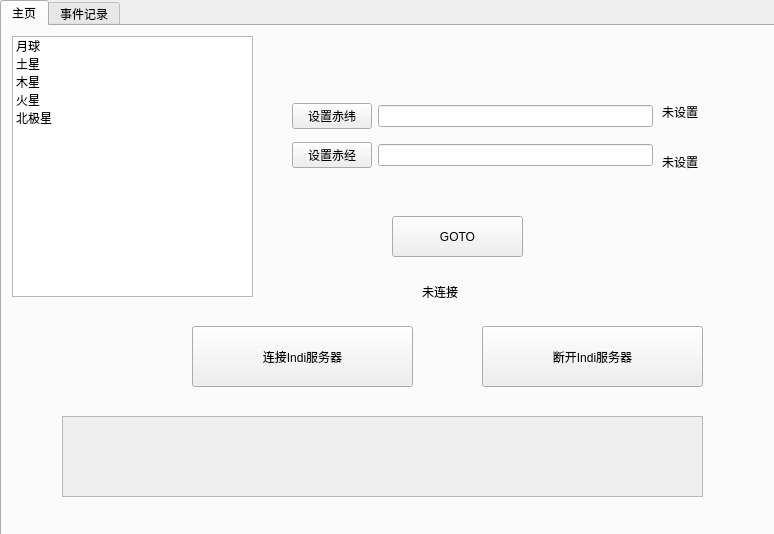
<?xml version="1.0" encoding="UTF-8"?>
<ui version="4.0">
 <class>Form</class>
 <widget class="QWidget" name="Form">
  <property name="geometry">
   <rect>
    <x>0</x>
    <y>0</y>
    <width>774</width>
    <height>534</height>
   </rect>
  </property>
  <property name="windowTitle">
   <string>寻星系统</string>
  </property>
  <widget class="QTabWidget" name="SButton_JingD">
   <property name="geometry">
    <rect>
     <x>0</x>
     <y>0</y>
     <width>1261</width>
     <height>671</height>
    </rect>
   </property>
   <property name="sizePolicy">
    <sizepolicy hsizetype="Expanding" vsizetype="Expanding">
     <horstretch>0</horstretch>
     <verstretch>0</verstretch>
    </sizepolicy>
   </property>
   <property name="tabPosition">
    <enum>QTabWidget::North</enum>
   </property>
   <property name="currentIndex">
    <number>0</number>
   </property>
   <widget class="QWidget" name="home">
    <attribute name="title">
     <string>主页</string>
    </attribute>
    <widget class="QPushButton" name="HButton_Server">
     <property name="geometry">
      <rect>
       <x>190</x>
       <y>300</y>
       <width>221</width>
       <height>61</height>
      </rect>
     </property>
     <property name="text">
      <string>连接Indi服务器</string>
     </property>
    </widget>
    <widget class="QPushButton" name="HButton_Server_dis">
     <property name="geometry">
      <rect>
       <x>480</x>
       <y>300</y>
       <width>221</width>
       <height>61</height>
      </rect>
     </property>
     <property name="text">
      <string>断开Indi服务器</string>
     </property>
    </widget>
    <widget class="QWidget" name="verticalLayoutWidget_4">
     <property name="geometry">
      <rect>
       <x>290</x>
       <y>70</y>
       <width>361</width>
       <height>81</height>
      </rect>
     </property>
     <layout class="QVBoxLayout" name="verticalLayout_4">
      <item>
       <layout class="QHBoxLayout" name="horizontalLayout_ChiW_2">
        <item>
         <widget class="QPushButton" name="SButton_RA">
          <property name="text">
           <string>设置赤纬</string>
          </property>
         </widget>
        </item>
        <item>
         <widget class="QLineEdit" name="SLineEdit_RA">
          <property name="text">
           <string/>
          </property>
         </widget>
        </item>
       </layout>
      </item>
      <item>
       <layout class="QHBoxLayout" name="horizontalLayout_ChiJ_2">
        <item>
         <widget class="QPushButton" name="SButton_DEC">
          <property name="text">
           <string>设置赤经</string>
          </property>
         </widget>
        </item>
        <item>
         <widget class="QLineEdit" name="SLineEdit_DEC">
          <property name="text">
           <string/>
          </property>
         </widget>
        </item>
       </layout>
      </item>
     </layout>
    </widget>
    <widget class="QLabel" name="statu_Qlabel">
     <property name="geometry">
      <rect>
       <x>420</x>
       <y>250</y>
       <width>91</width>
       <height>31</height>
      </rect>
     </property>
     <property name="text">
      <string>未连接</string>
     </property>
    </widget>
    <widget class="QPushButton" name="GotoButton">
     <property name="geometry">
      <rect>
       <x>390</x>
       <y>190</y>
       <width>131</width>
       <height>41</height>
      </rect>
     </property>
     <property name="text">
      <string>GOTO</string>
     </property>
    </widget>
    <widget class="QLabel" name="statu_RA_label">
     <property name="geometry">
      <rect>
       <x>660</x>
       <y>70</y>
       <width>51</width>
       <height>31</height>
      </rect>
     </property>
     <property name="text">
      <string>未设置</string>
     </property>
    </widget>
    <widget class="QLabel" name="statu_DEC_label">
     <property name="geometry">
      <rect>
       <x>660</x>
       <y>120</y>
       <width>61</width>
       <height>31</height>
      </rect>
     </property>
     <property name="text">
      <string>未设置</string>
     </property>
    </widget>
    <widget class="QListWidget" name="Star_database">
     <property name="geometry">
      <rect>
       <x>10</x>
       <y>10</y>
       <width>241</width>
       <height>261</height>
      </rect>
     </property>
     <item>
      <property name="text">
       <string>月球</string>
      </property>
     </item>
     <item>
      <property name="text">
       <string>土星</string>
      </property>
     </item>
     <item>
      <property name="text">
       <string>木星</string>
      </property>
     </item>
     <item>
      <property name="text">
       <string>火星</string>
      </property>
     </item>
     <item>
      <property name="text">
       <string>北极星</string>
      </property>
     </item>
    </widget>
    <widget class="QScrollArea" name="scrollArea">
     <property name="geometry">
      <rect>
       <x>60</x>
       <y>390</y>
       <width>641</width>
       <height>81</height>
      </rect>
     </property>
     <property name="widgetResizable">
      <bool>true</bool>
     </property>
     <widget class="QWidget" name="scrollAreaWidgetContents">
      <property name="geometry">
       <rect>
        <x>0</x>
        <y>0</y>
        <width>639</width>
        <height>79</height>
       </rect>
      </property>
     </widget>
    </widget>
   </widget>
   <widget class="QWidget" name="record">
    <attribute name="title">
     <string>事件记录</string>
    </attribute>
    <widget class="QTextEdit" name="Record_TextEdit">
     <property name="geometry">
      <rect>
       <x>20</x>
       <y>20</y>
       <width>751</width>
       <height>131</height>
      </rect>
     </property>
    </widget>
    <widget class="QPushButton" name="Record_SelectPic">
     <property name="geometry">
      <rect>
       <x>280</x>
       <y>240</y>
       <width>111</width>
       <height>61</height>
      </rect>
     </property>
     <property name="text">
      <string>选择图片</string>
     </property>
    </widget>
    <widget class="QPushButton" name="Record_Send">
     <property name="geometry">
      <rect>
       <x>640</x>
       <y>240</y>
       <width>111</width>
       <height>61</height>
      </rect>
     </property>
     <property name="text">
      <string>保存</string>
     </property>
    </widget>
    <widget class="QLabel" name="Record_PicLabel">
     <property name="geometry">
      <rect>
       <x>20</x>
       <y>200</y>
       <width>151</width>
       <height>111</height>
      </rect>
     </property>
     <property name="text">
      <string>图片在这里显示</string>
     </property>
    </widget>
    <widget class="QPushButton" name="Record_Share">
     <property name="geometry">
      <rect>
       <x>470</x>
       <y>240</y>
       <width>111</width>
       <height>61</height>
      </rect>
     </property>
     <property name="text">
      <string>分享</string>
     </property>
    </widget>
   </widget>
  </widget>
 </widget>
 <resources/>
 <connections/>
</ui>
